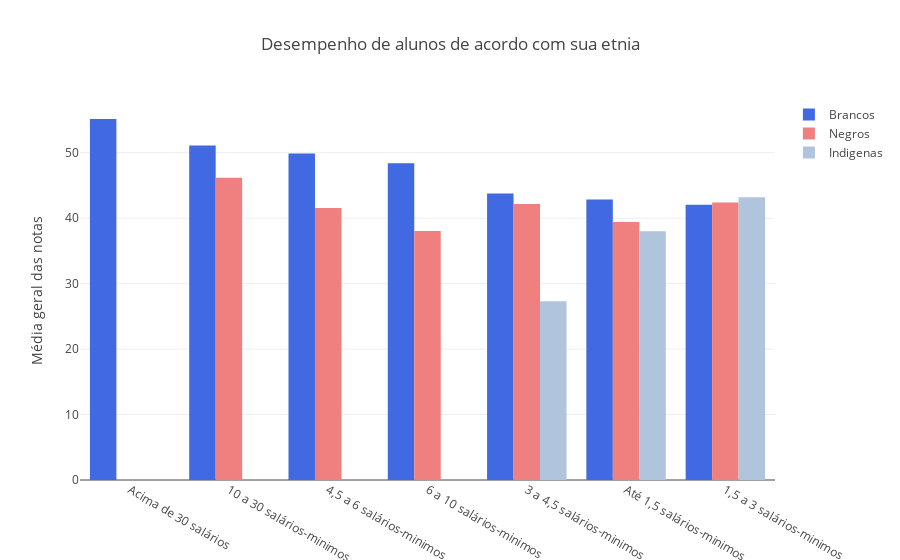

The cell this chart's notebook holds for it:
### Markdown cell above
### De acordo com as características socioeconômicas do aluno relacionando com sua raça: Qual é o desempenho na prova do enade  Nota bruta geral total e se a diferença entre as minorias e os brancos

### Code cell
dados_nordeste_brancos = dados_nordeste[dados_nordeste["QE_I02"]=="A"]
dados_nordeste_brancos = dados_nordeste_brancos[dados_nordeste_brancos["QE_I08_Convertido"] != "Não informado"]
order_brancos = pd.DataFrame(dados_nordeste_brancos.groupby('QE_I08_Convertido')['NT_GER'].mean()).reset_index(
        ).sort_values(by='NT_GER', ascending=False)

dados_nordeste_afros = dados_nordeste[dados_nordeste["QE_I02"]=="B"]
dados_nordeste_afros = dados_nordeste_afros[dados_nordeste_afros["QE_I08_Convertido"] != "Não informado"]
order_afros = pd.DataFrame(dados_nordeste_afros.groupby('QE_I08_Convertido')['NT_GER'].mean()).reset_index(
        ).sort_values(by='NT_GER', ascending=False)

dados_nordeste_indigenas = dados_nordeste[dados_nordeste["QE_I02"]=="E"]
dados_nordeste_indigenas = dados_nordeste_indigenas[dados_nordeste_indigenas["QE_I08_Convertido"] != "Não informado"]
order_indigenas = pd.DataFrame(dados_nordeste_indigenas.groupby('QE_I08_Convertido')['NT_GER'].mean()).reset_index(
        ).sort_values(by='NT_GER', ascending=False)

layout = go.Layout(
    title=go.layout.Title(
        text='Desempenho de alunos de acordo com sua etnia',
        x=0.5
    ),
    yaxis=go.layout.YAxis(
        title=go.layout.yaxis.Title(
            text='Média geral das notas',
            )
    ))

fig = go.Figure(layout=layout)
fig.add_trace(go.Bar(
            x=order_brancos["QE_I08_Convertido"],
            y=order_brancos["NT_GER"],
            marker_color="#4169E1",
            name="Brancos"
    ))

fig.add_trace(go.Bar(
            x=order_afros["QE_I08_Convertido"],
            y=order_afros["NT_GER"],
            marker_color="#F08080",
            name="Negros"
    ))
fig.add_trace(go.Bar(
            x=order_indigenas["QE_I08_Convertido"],
            y=order_indigenas["NT_GER"],
            marker_color="#B0C4DE",
            name="Indigenas"
    ))
iplot(fig)

### Figure 1 — Plotly figure (JSON) as saved in the notebook; plotly's stock layout.template omitted (floating-point values rounded to 4 significant figures)
{"data": [{"marker": {"color": "#4169E1"}, "name": "Brancos", "type": "bar", "uid": "25dad2ad-f148-4cb7-86be-265f6e00e9c5", "x": ["Acima de 30 salários", "10 a 30 salários-minimos", "4,5 a 6 salários-minimos", "6 a 10 salários-minimos", "3 a 4,5 salários-minimos", "Até 1,5 salários-minimos", "1,5 a 3 salários-minimos"], "y": [55.16, 51.12, 49.87, 48.39, 43.77, 42.84, 42.07]}, {"marker": {"color": "#F08080"}, "name": "Negros", "type": "bar", "uid": "086d9304-35a5-450d-b2ec-33a24cc05bc6", "x": ["10 a 30 salários-minimos", "1,5 a 3 salários-minimos", "3 a 4,5 salários-minimos", "4,5 a 6 salários-minimos", "Até 1,5 salários-minimos", "6 a 10 salários-minimos"], "y": [46.18, 42.39, 42.17, 41.57, 39.42, 38.04]}, {"marker": {"color": "#B0C4DE"}, "name": "Indigenas", "type": "bar", "uid": "0c527d31-4769-45c6-9cdf-70e9a8b40f03", "x": ["1,5 a 3 salários-minimos", "Até 1,5 salários-minimos", "3 a 4,5 salários-minimos"], "y": [43.2, 38, 27.3]}], "layout": {"title": {"text": "Desempenho de alunos de acordo com sua etnia", "x": 0.5}, "yaxis": {"title": {"text": "Média geral das notas"}}}}
